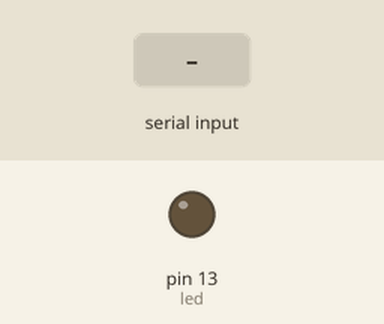
Recording of a sketch running on a simulated Arduino Uno, built with avr-gcc and run on an emulated ATmega328P. Parts: output pins drawn as LEDs (lit = HIGH). Dashed ring = blinking. Inputs (shaded band) come from the test bench.

Above: at 1.2 s.
1.3 s: "90,45\n" received over Serial
At 1.7 s:
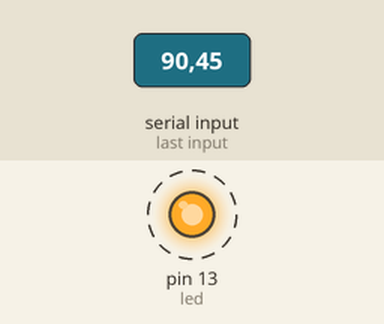
Timing chart, 0 to 10.3 s (numbered marks = the images above; inputs shaded):
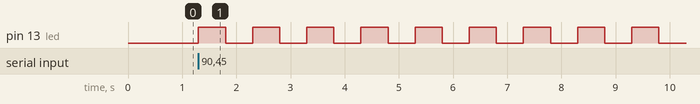

The sketch:

Flash_the_LED_Rx.ino
```cpp
/*                Receiver
For more details see: http://projectsfromtech.blogspot.com/

Connect the Tx pin of this board to the Rx of the board running Flash_the_LED__Tx.ino
Connect the Grounds of the two boards

Receive an integer value over the serial and
flashes the LED the appropriate number of times
*/
int val = 0;
const int led = 13;
int incoming = 0;

void setup()
{
  Serial.begin(115200);
  pinMode(led, OUTPUT);
}

void loop()
{
  incoming = Serial.available();
  while (incoming == 0)                 //Keep checking until there is something available
  {
    incoming = Serial.available();
  }

  val = Serial.parseInt();             //Reads integers as integer rather than ASCI. Anything else returns 0

  for (int i = 0; i < val ; i++)      //Flash the LED the appropriate number of times
  {
    digitalWrite(led, HIGH);
    delay(500);
    digitalWrite(led, LOW);
    delay(500);
  }
  val = 0;
}
```

Measured:
- after the input at 1.3 s, pin 13 (led): alternates HIGH for 0.50 s and LOW for 0.50 s, starting at once
